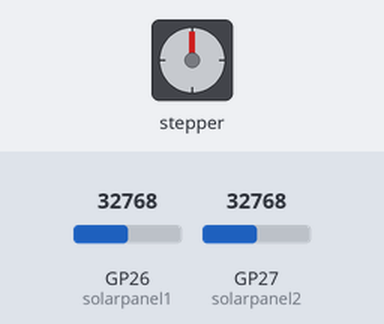
Bench run of a program on a simulated Raspberry Pi Pico running MicroPython. Parts: stepper motor. The inputs (shaded band) are chosen by the test bench; at power-on: GP26 (solarpanel1) = 32768, GP27 (solarpanel2) = 32768 (analog values on the 0–65535 scale). The stepper is drawn at 2048 steps a turn; what the program prints to the serial console is not drawn.

Above: at 1.2 s.
1.3 s: GP26 (solarpanel1) set to 34192
2.8 s: GP26 (solarpanel1) set to 35888
At 3.25 s:
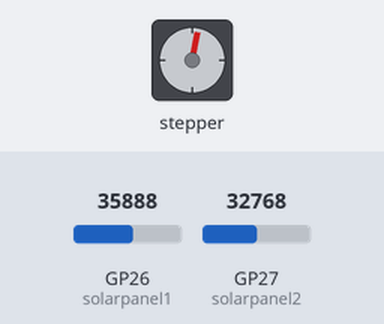
At 3.85 s:
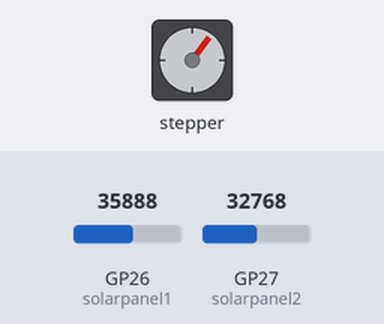
5.8 s: GP27 (solarpanel2) set to 19660
At 5.95 s:
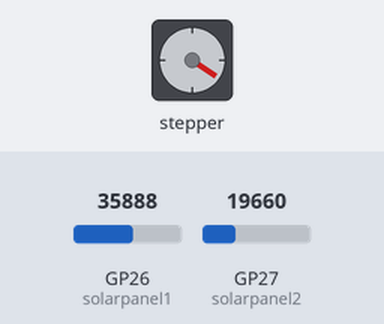
8.8 s: GP27 (solarpanel2) set to 32767
Timing chart, 0 to 12.8 s (numbered marks = the images above; inputs shaded):
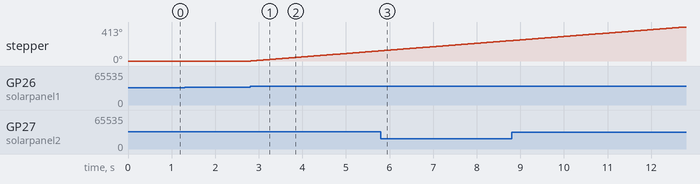

Measured:
- the behaviour switches between 34752 and 34768 on GP26 (solarpanel1) (found by bisection; images 0 and 1)
- after the input at 2.8 s, stepper: keeps turning clockwise at about 42°/s, starting at once

The program:

rotate-on-light-difference.py
```python
from machine import Pin, ADC
from time import sleep
import utime

# PIN 26 and 27 measures input voltage of solar panels
solarpanel1 = ADC(26)
solarpanel2 = ADC(27)

# the min diference between mesurements to trigger the motor
dif = 0.1

# time between steps of the motor
steptime = 0.001

motorpins = [
    Pin(15,Pin.OUT),
    Pin(14,Pin.OUT),
    Pin(16,Pin.OUT),
    Pin(17,Pin.OUT)
]

motorsteps = [
    [1,0,0,0],
    [0,1,0,0],
    [0,0,1,0],
    [0,0,0,1]
]

while True:
    # measure the solar panel inputs
    measureNow1 = solarpanel1.read_u16()* 3.3 / 65536;
    measureNow2 = solarpanel2.read_u16()* 3.3 / 65536;

    # if the difference is bigger than this value
    if abs(measureNow1-measureNow2) > dif:
        # rotating the motor
        for step in motorsteps:
            for i in range(len(motorpins)):
                motorpins[i].value(step[i])
                utime.sleep(steptime)

    print("1: " + str(measureNow1))
    print("2: " + str(measureNow2))

    print("---")
```
